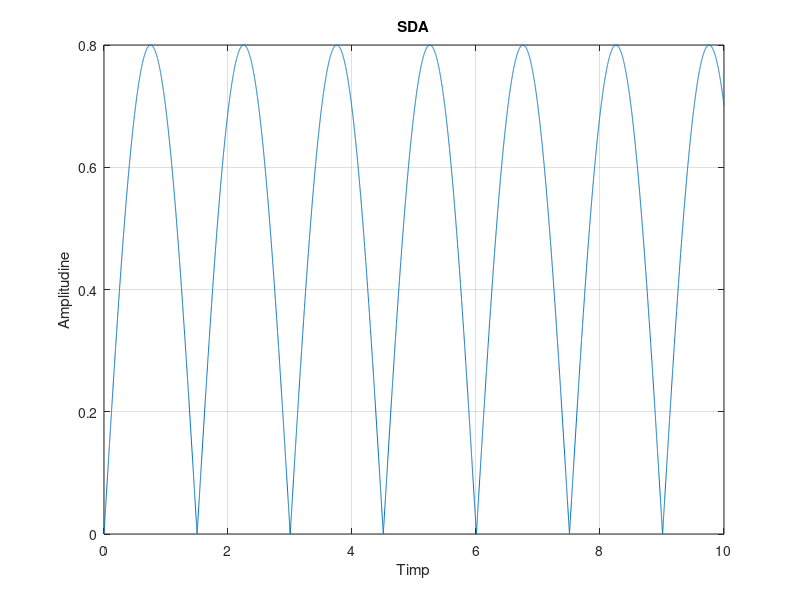

This chart was generated by the following MATLAB code:
fs=1000;
t=0:1/fs:10;
Si=0.8*sin(2*pi*0.333*t);
for i = 1:1: length(Si);
    if Si(i) <0;
        Si(i)= abs(Si(i));
        
    end
end

plot (t,Si)
grid
xlabel('Timp')
ylabel('Amplitudine')
title('SDA')